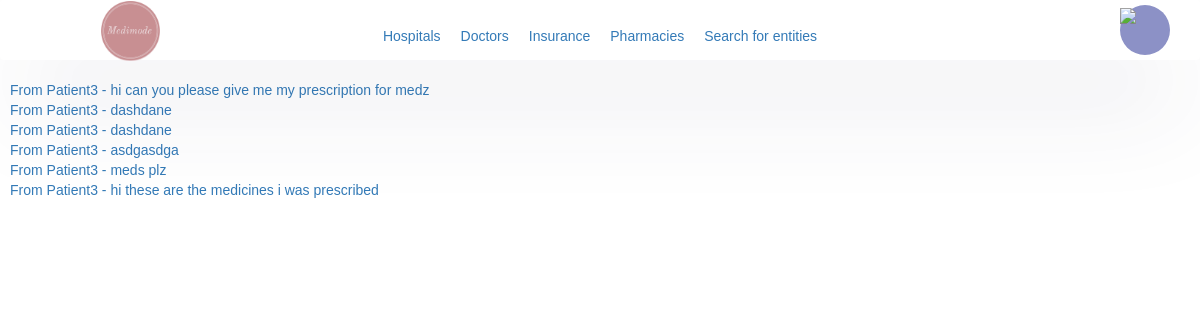
/medimode/my_tickets (signed in), run on an earlier commit of the app's database.
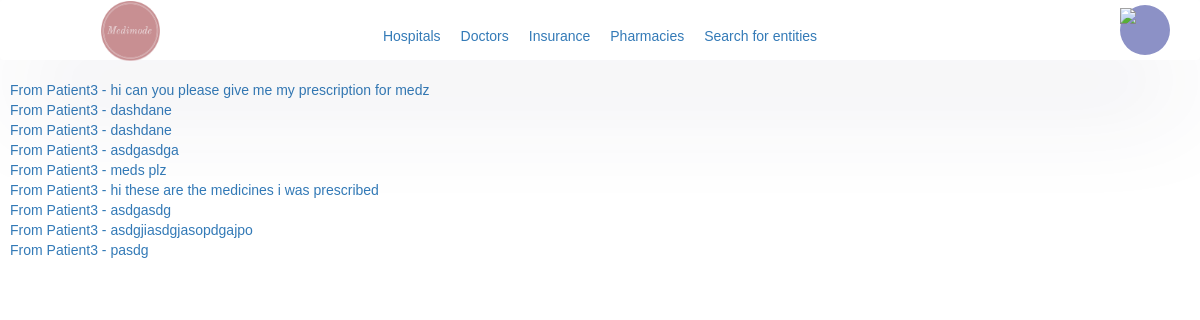
And on a later commit of the database.
### medimode/models/interaction_models.py (models this page shows)
class Ticket(models.Model):
	issuer = models.ForeignKey(to=Profile, on_delete=models.DO_NOTHING, related_name='issued_tickets')
	issued = models.ForeignKey(to=Profile, on_delete=models.DO_NOTHING, related_name='accepted_tickets')
	description = models.TextField(max_length=32000)
	shareables = models.ManyToManyField(to=Ticket_Shareable, related_name='owner_ticket', blank=True)
	transaction = models.OneToOneField(to=Transaction, related_name='ticket', on_delete=models.RESTRICT, null=True)

### medimode/models/user_models.py (models this page shows, shortened)
class Profile(models.Model):
	user = models.OneToOneField(User, on_delete=models.CASCADE, related_name='%(class)s')
	bio = models.TextField(max_length=500, blank=True)
	approved = models.BooleanField(default=False)
	@property
	def full_name(self):
		return self.user.first_name + " " + self.user.last_name

class User(AbstractUser):
	class UserRoleChoices(TextChoices):
		PATIENT = "patient"
		DOCTOR = "doctor"
		HOSPITAL = "hospital"
		PHARMACY = "pharmacy"
		INSURANCE = "insurance"
	role = models.TextField(choices=UserRoleChoices.choices, null=True)
	OTP_seed = encrypt(models.TextField(default=gen_otpseed))
	stripe_acct = models.TextField(max_length=100, blank=True)
	public_key = models.TextField(max_length=100, blank=True)

### medimode/modules/ticketing/views.py (the view)
# urls.py: path('my_tickets', views.MyTickets.as_view(), name='my_tickets'),
class MyTickets(AuthListView):
	template_name = "medimode/ticketing/ticket_list.html"
	def get_queryset(self):
		return Ticket.objects.filter(Q(issued=self.request.user.profile) | Q(issuer=self.request.user.profile))

### medimode/views_base.py (called while the page is built)
	def test_func(self):
		return self.request.user.is_staff or self.request.user.profile.approved

### templates/medimode/ticketing/ticket_list.html (shortened to what this page needs)
{% load static %}
<!DOCTYPE html>
<html lang="en">
<head>
    <link href="{% static 'home.css' %}" rel="stylesheet" />
	<link rel="stylesheet" href="https://maxcdn.bootstrapcdn.com/bootstrap/3.4.1/css/bootstrap.min.css">
</head>
<body>
    {% include 'navbar.html' %}
<ul>
    {% for ticket in object_list %}
        <li><a href="/medimode/ticket/{{ ticket.id }}">From {{ ticket.issuer.full_name }} - {{ ticket.description }}</a>
        </li>
    {% endfor %}
</ul>
</body>
</html>

What changed in the data, as far as the page shows it:
added Ticket: issuer.full_name "Patient3", description "asdgasdg"
added Ticket: issuer.full_name "Patient3", description "asdgjiasdgjasopdgajpo"
added Ticket: issuer.full_name "Patient3", description "pasdg"
